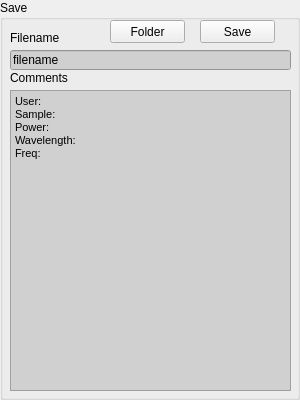
       <widget class="QGroupBox" name="groupBox_4">
        <property name="sizePolicy">
         <sizepolicy hsizetype="Fixed" vsizetype="Expanding">
          <horstretch>0</horstretch>
          <verstretch>0</verstretch>
         </sizepolicy>
        </property>
        <property name="minimumSize">
         <size>
          <width>300</width>
          <height>0</height>
         </size>
        </property>
        <property name="title">
         <string>Save</string>
        </property>
        <widget class="QPushButton" name="folder_pushButton">
         <property name="geometry">
          <rect>
           <x>110</x>
           <y>20</y>
           <width>75</width>
           <height>23</height>
          </rect>
         </property>
         <property name="text">
          <string>Folder</string>
         </property>
        </widget>
        <widget class="QLineEdit" name="filename_lineEdit">
         <property name="geometry">
          <rect>
           <x>10</x>
           <y>50</y>
           <width>281</width>
           <height>20</height>
          </rect>
         </property>
         <property name="styleSheet">
          <string notr="true">background-color: rgb(208, 208, 208);</string>
         </property>
         <property name="text">
          <string>filename</string>
         </property>
        </widget>
        <widget class="QPushButton" name="save_pushButton">
         <property name="geometry">
          <rect>
           <x>200</x>
           <y>20</y>
           <width>75</width>
           <height>23</height>
          </rect>
         </property>
         <property name="text">
          <string>Save</string>
         </property>
        </widget>
        <widget class="QTextEdit" name="comments_textEdit">
         <property name="geometry">
          <rect>
           <x>10</x>
           <y>90</y>
           <width>281</width>
           <height>301</height>
          </rect>
         </property>
         <property name="styleSheet">
          <string notr="true">background-color: rgb(208, 208, 208);</string>
         </property>
         <property name="html">
          <string>&lt;!DOCTYPE HTML PUBLIC &quot;-//W3C//DTD HTML 4.0//EN&quot; &quot;http://www.w3.org/TR/REC-html40/strict.dtd&quot;&gt;
&lt;html&gt;&lt;head&gt;&lt;meta name=&quot;qrichtext&quot; content=&quot;1&quot; /&gt;&lt;style type=&quot;text/css&quot;&gt;
p, li { white-space: pre-wrap; }
&lt;/style&gt;&lt;/head&gt;&lt;body style=&quot; font-family:'MS Shell Dlg 2'; font-size:8.25pt; font-weight:400; font-style:normal;&quot;&gt;
&lt;p style=&quot; margin-top:0px; margin-bottom:0px; margin-left:0px; margin-right:0px; -qt-block-indent:0; text-indent:0px;&quot;&gt;User:&lt;/p&gt;
&lt;p style=&quot; margin-top:0px; margin-bottom:0px; margin-left:0px; margin-right:0px; -qt-block-indent:0; text-indent:0px;&quot;&gt;Sample:&lt;br /&gt;Power:&lt;/p&gt;
&lt;p style=&quot; margin-top:0px; margin-bottom:0px; margin-left:0px; margin-right:0px; -qt-block-indent:0; text-indent:0px;&quot;&gt;Wavelength:&lt;/p&gt;
&lt;p style=&quot; margin-top:0px; margin-bottom:0px; margin-left:0px; margin-right:0px; -qt-block-indent:0; text-indent:0px;&quot;&gt;Freq: &lt;/p&gt;&lt;/body&gt;&lt;/html&gt;</string>
         </property>
        </widget>
        <widget class="QLabel" name="label">
         <property name="geometry">
          <rect>
           <x>10</x>
           <y>70</y>
           <width>91</width>
           <height>16</height>
          </rect>
         </property>
         <property name="text">
          <string>Comments</string>
         </property>
        </widget>
        <widget class="QLabel" name="label_2">
         <property name="geometry">
          <rect>
           <x>10</x>
           <y>30</y>
           <width>71</width>
           <height>16</height>
          </rect>
         </property>
         <property name="text">
          <string>Filename</string>
         </property>
        </widget>
       </widget>
